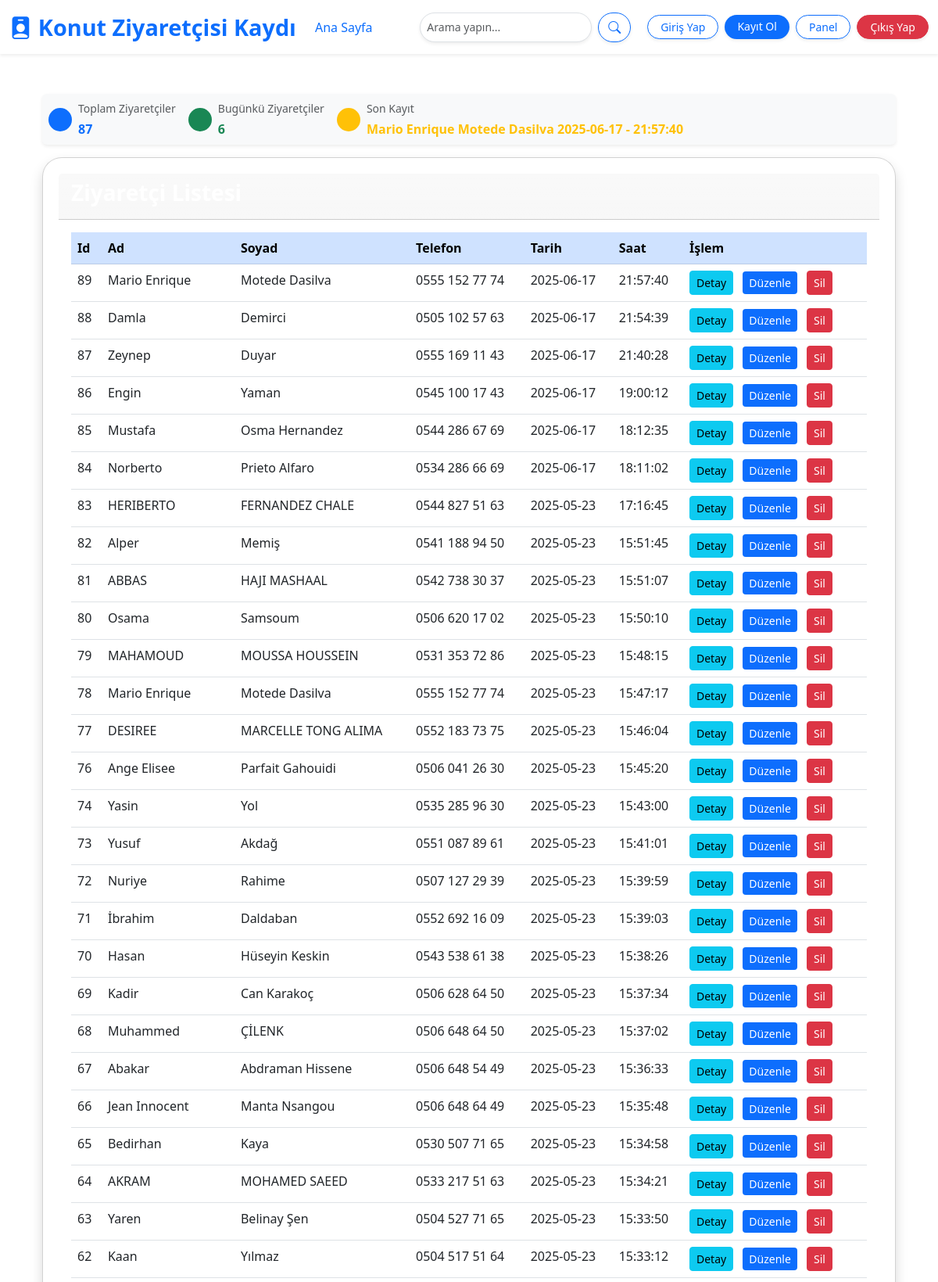
The page /dashboard (signed in, upper part) on the database its author committed.
### models.py (models this page shows)
class Visitor(db.Model):
    __tablename__ = 'visitor'
    __table_args__ = {'extend_existing': True}
    id = db.Column(db.Integer, primary_key=True)
    name = db.Column(db.String(100), nullable=False)
    surname = db.Column(db.String(100), nullable=False)
    phone = db.Column(db.String(15), nullable=False)
    date = db.Column(db.Date, nullable=False)
    time = db.Column(db.Time, nullable=False)
    other_data = db.Column(db.Text, nullable=True)

### app.py (the view)
@app.route('/dashboard')
@login_required
def dashboard():
    query = request.args.get('q', '').strip()
    total_visitors = Visitor.query.count()
    today = datetime.today().date()
    visitors_today = Visitor.query.filter_by(date=today).count()
    last_visitor = Visitor.query.order_by(Visitor.id.desc()).first()
    last_registration = (
    f"{last_visitor.name} {last_visitor.surname} {last_visitor.date.strftime('%Y-%m-%d')} - {last_visitor.time.strftime('%H:%M:%S')}"
    if last_visitor else "Artık günlükçü yok"
)
    if query:
        visitors = Visitor.query.filter(
            or_(
                func.lower(Visitor.name).contains(query.lower()),
                func.lower(Visitor.surname).contains(query.lower())
            )
        ).order_by(Visitor.date.desc(), Visitor.time.desc()).all()
    else:
        visitors = Visitor.query.order_by(Visitor.date.desc(), Visitor.time.desc()).all()
    return render_template(
        'dashboard.html',
        visitors=visitors,
        total_visitors=total_visitors,
        visitors_today=visitors_today,
        last_registration=last_registration
    )

### app.py (called while the page is built)
@login_manager.user_loader
def load_user(user_id):
    return User.query.get(int(user_id))

### templates/dashboard.html (shortened to what this page needs)
{% extends "base.html" %}
{% block page_class %}dashboard-background{% endblock %}
{% block content %}
<div class="container mt-4">
    <div class="d-flex justify-content-between align-items-center bg-light shadow-sm rounded p-2 mb-3">
        <div class="d-flex gap-3">
            <div class="stat-box d-flex align-items-center">
                <div class="icon bg-primary text-white rounded-circle d-flex justify-content-center align-items-center" style="width: 30px; height: 30px;">
                </div>
                <div class="ms-2">
                    <p class="mb-1 text-muted small">Toplam Ziyaretçiler</p>
                    <p class="fw-bold text-primary mb-0">{{ total_visitors }}</p>
                </div>
            </div>
            <div class="stat-box d-flex align-items-center">
                <div class="icon bg-success text-white rounded-circle d-flex justify-content-center align-items-center" style="width: 30px; height: 30px;">
                </div>
                <div class="ms-2">
                    <p class="mb-1 text-muted small">Bugünkü Ziyaretçiler</p>
                    <p class="fw-bold text-success mb-0">{{ visitors_today }}</p>
                </div>
            </div>
            <div class="stat-box d-flex align-items-center">
                <div class="icon bg-warning text-white rounded-circle d-flex justify-content-center align-items-center" style="width: 30px; height: 30px;">
                </div>
                <div class="ms-2">
                    <p class="mb-1 text-muted small">Son Kayıt</p>
                    <p class="fw-bold text-warning mb-0">{{ last_registration }}</p>
                </div>
            </div>
        </div>
    </div>
    <div class="card shadow blurred-box">
        <div class="card-header bg-gradient text-white">
            <h5 class="fw-bold fs-3">Ziyaretçi Listesi</h5>
        </div>
        <div class="card-body">
            <table class="table table-hover">
                <thead class="table-primary text-white">
                    <tr>
                        <th>Id</th>
                        <th>Ad</th>
                        <th>Soyad</th>
                        <th>Telefon</th>
                        <th>Tarih</th>
                        <th>Saat</th>
                        <th>İşlem</th>
                    </tr>
                </thead>
                <tbody>
                    {% for visitor in visitors %}
                    <tr>
                        <td>{{ visitor.id }}</td>
                        <td>{{ visitor.name }}</td>
                        <td>{{ visitor.surname }}</td>
                        <td>{{ visitor.phone }}</td>
                        <td>{{ visitor.date }}</td>
                        <td>{{ visitor.time.strftime('%H:%M:%S') }}</td>
                        <td>
                            <a href="/visitor_info/{{ visitor.id }}" class="btn btn-sm btn-info me-2">Detay</a>
                            <a href="/editvisitor/{{ visitor.id }}" class="btn btn-sm btn-primary me-2">Düzenle</a>
                            <form action="{{ url_for('delete_visitor', id=visitor.id) }}" method="POST" style="display:inline;" onsubmit="return confirm('Bu kaydı silmek istediğinize emin misiniz?');">
                                <button type="submit" class="btn btn-sm btn-danger me-2">Sil</button>
                            </form>
                        </td>
                    </tr>
                    {% endfor %}
                </tbody>
            </table>
        </div>
    </div>
</div>
{% endblock %}

### static/styles.css (style rules this page uses)
.dashboard-background { background-image: url('/static/img/victor-sutty-5vYJJ2khdj8-unsplash1.png'); background-size: cover; background-position: center; background-repeat: no-repeat; background-attachment: fixed; }
.blurred-box { background: rgba(255, 255, 255, 0.1); backdrop-filter: blur(10px); border-radius: 25px; padding: 20px; box-shadow: 0px 4px 10px rgba(0, 0, 0, 0.1); background-attachment: fixed; }
.btn-primary { background-color: #0d6efd; border: none; }
.shadow-sm { box-shadow: 0 4px 10px rgba(0, 0, 0, 0.1); }

### rows shown on the page
Visitor: id "89", name "Mario Enrique", surname "Motede Dasilva", phone "0555 152 77 74", date "2025-06-17", time "21:57:40"
Visitor: id "88", name "Damla", surname "Demirci", phone "0505 102 57 63", date "2025-06-17", time "21:54:39"
Visitor: id "87", name "Zeynep", surname "Duyar", phone "0555 169 11 43", date "2025-06-17", time "21:40:28"
Visitor: id "86", name "Engin", surname "Yaman", phone "0545 100 17 43", date "2025-06-17", time "19:00:12"
Visitor: id "85", name "Mustafa", surname "Osma Hernandez", phone "0544 286 67 69", date "2025-06-17", time "18:12:35"
Visitor: id "84", name "Norberto", surname "Prieto Alfaro", phone "0534 286 66 69", date "2025-06-17", time "18:11:02"
Visitor: id "83", name "HERIBERTO", surname "FERNANDEZ CHALE", phone "0544 827 51 63", date "2025-05-23", time "17:16:45"
Visitor: id "82", name "Alper", surname "Memiş", phone "0541 188 94 50", date "2025-05-23", time "15:51:45"
Visitor: id "81", name "ABBAS", surname "HAJI MASHAAL", phone "0542 738 30 37", date "2025-05-23", time "15:51:07"
Visitor: id "80", name "Osama", surname "Samsoum", phone "0506 620 17 02", date "2025-05-23", time "15:50:10"
Visitor: id "79", name "MAHAMOUD", surname "MOUSSA HOUSSEIN", phone "0531 353 72 86", date "2025-05-23", time "15:48:15"
Visitor: id "78", name "Mario Enrique", surname "Motede Dasilva", phone "0555 152 77 74", date "2025-05-23", time "15:47:17"
Visitor: id "77", name "DESIREE", surname "MARCELLE TONG ALIMA", phone "0552 183 73 75", date "2025-05-23", time "15:46:04"
Visitor: id "76", name "Ange Elisee", surname "Parfait Gahouidi", phone "0506 041 26 30", date "2025-05-23", time "15:45:20"
Visitor: id "74", name "Yasin", surname "Yol", phone "0535 285 96 30", date "2025-05-23", time "15:43:00"
Visitor: id "73", name "Yusuf", surname "Akdağ", phone "0551 087 89 61", date "2025-05-23", time "15:41:01"
Visitor: id "72", name "Nuriye", surname "Rahime", phone "0507 127 29 39", date "2025-05-23", time "15:39:59"
Visitor: id "71", name "İbrahim", surname "Daldaban", phone "0552 692 16 09", date "2025-05-23", time "15:39:03"
Visitor: id "70", name "Hasan", surname "Hüseyin Keskin", phone "0543 538 61 38", date "2025-05-23", time "15:38:26"
Visitor: id "69", name "Kadir", surname "Can Karakoç", phone "0506 628 64 50", date "2025-05-23", time "15:37:34"
Visitor: id "68", name "Muhammed", surname "ÇİLENK", phone "0506 648 64 50", date "2025-05-23", time "15:37:02"
Visitor: id "67", name "Abakar", surname "Abdraman Hissene", phone "0506 648 54 49", date "2025-05-23", time "15:36:33"
Visitor: id "66", name "Jean Innocent", surname "Manta Nsangou", phone "0506 648 64 49", date "2025-05-23", time "15:35:48"
Visitor: id "65", name "Bedirhan", surname "Kaya", phone "0530 507 71 65", date "2025-05-23", time "15:34:58"
Visitor: id "64", name "AKRAM", surname "MOHAMED SAEED", phone "0533 217 51 63", date "2025-05-23", time "15:34:21"
Visitor: id "63", name "Yaren", surname "Belinay Şen", phone "0504 527 71 65", date "2025-05-23", time "15:33:50"
Visitor: id "62", name "Kaan", surname "Yılmaz", phone "0504 517 51 64", date "2025-05-23", time "15:33:12"

### other values the page prints
{{ total_visitors }} "87"
{{ visitors_today }} "6"
{{ last_registration }} "Mario Enrique Motede Dasilva 2025-06-17 - 21:57:40"
